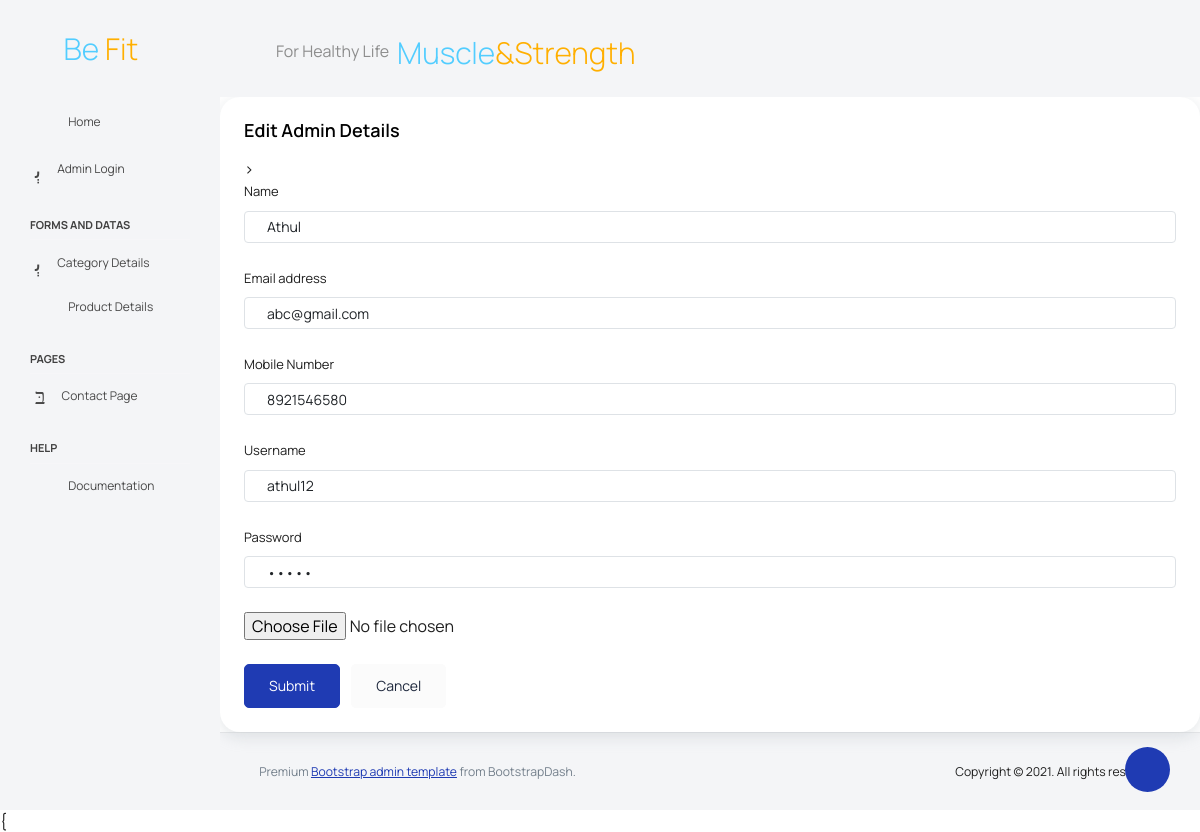
/Adminside/editcustm/1/, run on the app's committed database.
### Adminside/models.py (models this page shows)
class admindb(models.Model):
    Name = models.CharField(max_length=50, null=True, blank=True)
    Email = models.EmailField(max_length=50, null=True, blank=True)
    Mobile = models.IntegerField(null=True, blank=True)
    Username = models.CharField(max_length=50, null=True, blank=True)
    Password = models.CharField(max_length=50, null=True, blank=True)
    Image = models.ImageField(upload_to="profile", null=True, blank=True)

### Adminside/views.py (the view)
# urls.py: path('editcustm/<int:dataid>/', views.editcustm, name="editcustm"),
def editcustm(req,dataid):
    data=admindb.objects.get(id=dataid)
    print(data)
    return render(req,"Edit Admin.html",{'data':data})

### Adminside/templates/Edit Admin.html (shortened to what this page needs)
<!DOCTYPE html>
{% extends 'index.html' %}
{% block content %}
<html lang="en">
<head>
</head>
<body>
<div class="card">
                <div class="card-body">
                  <h4 class="card-title"> Edit Admin Details</h4>
                  <form method="POST" action="{% url 'updatedata' dataid=data.id %}" enctype="multipart/form-data">
                            {% csrf_token %}>
                    <div class="form-group">
                      <label for="exampleInputName1">Name</label>
                      <input type="text" class="form-control" id="exampleInputName1" placeholder="Name" name="name" value="{{data.Name}}">
                    </div>
                    <div class="form-group">
                      <label for="exampleInputEmail3">Email address</label>
                      <input type="email" class="form-control" id="exampleInputEmail3" placeholder="Email" name="email"  value="{{data.Email}}">
                    </div>
                    <div class="form-group">
                      <label for="exampleInputEmail3">Mobile Number</label>
                      <input type="text" class="form-control" id="exampleInputEmail4" placeholder="Mobile number" name="mob"  value="{{data.Mobile}}">
                    </div>
                    <div class="form-group">
                      <label for="exampleInputEmail3">Username</label>
                      <input type="text" class="form-control" id="exampleInputEmail5" placeholder="Username" name="username"  value="{{data.Username}}">
                    </div>
                    <div class="form-group">
                      <label for="exampleInputPassword4">Password</label>
                      <input type="password" class="form-control" id="exampleInputPassword4" placeholder="Password" name="password" value="{{data.Password}}">
                    </div>
                    <div class="form-group">
                      <input type="file" name="image" >
                    </div>
                    <button type="submit" class="btn btn-primary me-2">Submit</button>
                    <button class="btn btn-light">Cancel</button>
                  </form>
                </div>
              </div>
</body>
</html>
{% endblock %}

### data on the page
admindb: name "Athul", email "abc@gmail.com", mob "8921546580", username "athul12"
